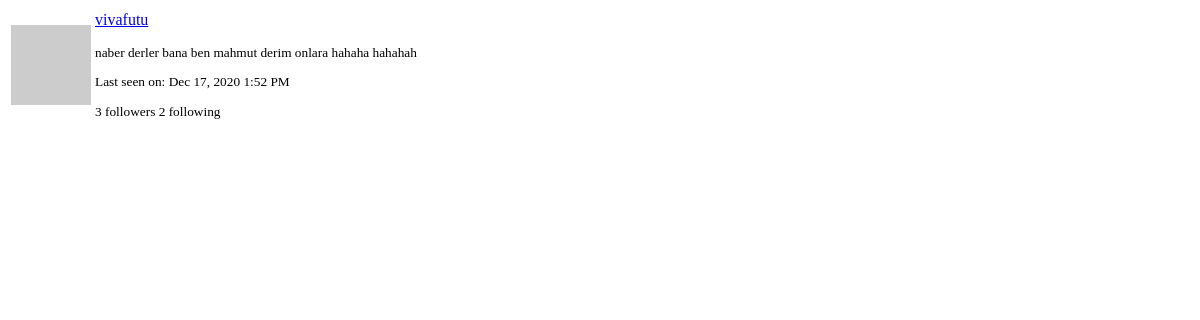
The page /user/vivafutu/popup (signed in) on the database as committed earlier.
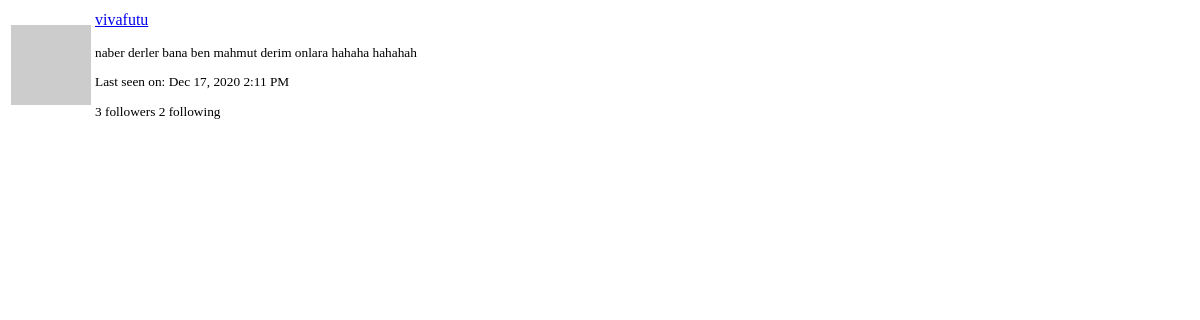
The same page on the database as committed later.
### app/models.py (models this page shows, shortened)
class User(UserMixin, db.Model):
    id = db.Column(db.Integer, primary_key=True)
    username = db.Column(db.String(64), index=True, unique=True)
    email = db.Column(db.String(120), index=True, unique=True)
    password_hash = db.Column(db.String(128))
    posts = db.relationship('Post', backref='author', lazy='dynamic')
    about_me = db.Column(db.String(160))
    last_seen = db.Column(db.DateTime, default=datetime.utcnow)
    followed = db.relationship(
        'User', secondary=followers,
        primaryjoin=(followers.c.follower_id == id),
        secondaryjoin=(followers.c.followed_id == id),
        backref=db.backref('followers', lazy='dynamic'), lazy='dynamic')
    def avatar(self, size):
        digest = md5(self.email.lower().encode('utf-8')).hexdigest()
        return 'https://www.gravatar.com/avatar/{}?d=identicon&s={}'.format(
            digest, size)

### app/main/routes.py (the view)
@bp.route('/user/<username>/popup')
@login_required
def user_popup(username):
    user = User.query.filter_by(username=username).first_or_404()
    form = EmptyForm()
    return render_template('user_popup.html', user=user, form=form)

### app/main/routes.py (called while the page is built)
@bp.before_app_request
def before_request():
    if current_user.is_authenticated:
        current_user.last_seen = datetime.utcnow()
        db.session.commit()
        g.search_form = SearchForm()

### app/models.py (called while the page is built)
@login.user_loader
def load_user(id):
    return User.query.get(int(id))

    @classmethod
    def before_commit(cls, session):
        session._changes = {
            'add': list(session.new),
            'update': list(session.dirty),
            'delete': list(session.deleted)
        }

    @classmethod
    def after_commit(cls, session):
        for obj in session._changes['add']:
            if isinstance(obj, SearchableMixin):
                add_to_index(obj.__tablename__, obj)
        for obj in session._changes['update']:
            if isinstance(obj, SearchableMixin):
                add_to_index(obj.__tablename__, obj)
        for obj in session._changes['delete']:
            if isinstance(obj, SearchableMixin):
                remove_from_index(obj.__tablename__, obj)
        session._changes = None

### app/templates/user_popup.html (shortened to what this page needs)
<table class="table">
    <tr>
        <td width="64" style="border: 0px;"><img src="{{ user.avatar(64) }}"></td>
        <td style="border: 0px;">
            <p><a class="lead" href="{{ url_for('main.user', username=user.username) }}">{{ user.username }}</a></p>
            <small>
                {% if user.about_me %}<p>{{ user.about_me }}</p>{% endif %}
                {% if user.last_seen %}
                <p>Last seen on: {{ moment(user.last_seen).format('lll') }}</p>
                {% endif %}
                <p>
                    {{ user.followers.count() }} followers
                    {{ user.followed.count() }} following
                </p>
            </small>
        </td>
    </tr>
</table>

Rows that differ between the two databases and show on the page:
changed User "vivafutu": last_seen "Dec 17, 2020 1:52 PM" → "Dec 17, 2020 2:11 PM"
